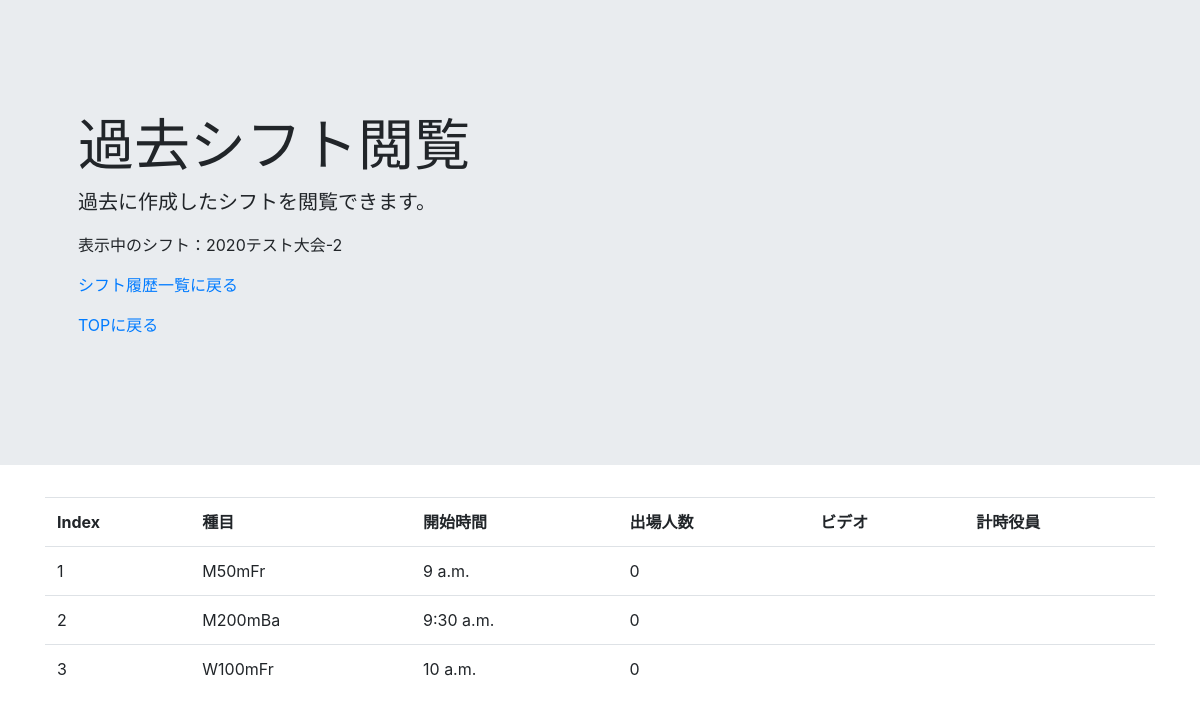
The page /shift/history/13 on the database its author committed.
### shiftmakeapp/models.py (models this page shows, shortened)
class CompetitionModel(models.Model):
    name = models.CharField(max_length=50)
    year = models.IntegerField()
    start_date = models.DateField(auto_now=False, auto_now_add=False)
    end_date = models.DateField(auto_now=False, auto_now_add=False)
    days = models.IntegerField()
    class Meta:
        constraints = [
            models.UniqueConstraint(
                fields=('name', 'year'), name='unique_competition'
            )
        ]
    def __str__(self):
        return str(self.year) + self.name

class ShiftModel(models.Model):
    competition = models.ForeignKey(
        'CompetitionModel', on_delete=models.CASCADE, related_name='shift')
    event = models.ForeignKey('EventModel', on_delete=models.CASCADE)
    start_time = models.TimeField(auto_now=False, auto_now_add=False)
    video = models.ForeignKey(
        MemberModel, on_delete=models.CASCADE, related_name='video_shift', null=True, blank=True)
    timekeep = models.ForeignKey(
        MemberModel, on_delete=models.CASCADE, related_name='timekeep_shift', null=True, blank=True)
    def member_count(self):
        return self.entry.count()

class EventModel(models.Model):
    sex = models.CharField(max_length=50, choices=(('M', 'M'), ('W', 'W')))
    distance = models.IntegerField()
    style = models.CharField(max_length=10, choices=(('Fr', 'Fr'), ('Ba', 'Ba'), (
        'Br', 'Br'), ('Fly', 'Fly'), ('IM', 'IM'), ('FR', 'FR'), ('MR', 'MR')))
    def __str__(self):
        return self.sex + str(self.distance) + 'm' + self.style

### shiftmakeapp/views.py (the view)
# urls.py: path('history/<int:pk>', HistoryDetail.as_view(), name='historydetail'),
class HistoryDetail(DetailView):
    template_name = 'historydetail.html'
    model = CompetitionModel
    def get_context_data(self, **kwargs):
        context = super(HistoryDetail, self).get_context_data(**kwargs)
        pk = self.kwargs['pk']
        context['shift'] = ShiftModel.objects.filter(competition_id=pk)
        return context

### templates/historydetail.html
{% extends 'base.html' %}
{% block header %}
<header class="jumbotron jumbotron-fluid">
    <div class="container p-5">
        <h1 class="display-4">過去シフト閲覧</h1>
        <p class="lead">過去に作成したシフトを閲覧できます。</p>
        <p>表示中のシフト：{{object}}</p>
        <p><a href="{% url 'shift:history' %}">シフト履歴一覧に戻る</a></p>
        <p><a href="{% url 'top' %}">TOPに戻る</a></p>
    </div>
</header>
{% endblock header %}
{% block content %}
<div class="container">
    <table class="table">
        <tr>
            <th>Index</th>
            <th>種目</th>
            <th>開始時間</th>
            <th>出場人数</th>
            <th>ビデオ</th>
            <th>計時役員</th>
        </tr>
        {% for item in shift %}
        <tr>
            <td>{{forloop.counter}}</td>
            <td>{{item.event}}</td>
            <td>{{item.start_time}}</td>
            <td>{{item.member_count}}</td>
            <td></td>
            <td></td>
        </tr>
        {% endfor %}
    </table>
</div>
{% endblock content %}

### rows shown on the page
CompetitionModel: year+name "2020テスト大会-2"
ShiftModel: event "M50mFr", start_time "9 a.m.", member_count "0"
ShiftModel: event "M200mBa", start_time "9:30 a.m.", member_count "0"
ShiftModel: event "W100mFr", start_time "10 a.m.", member_count "0"
